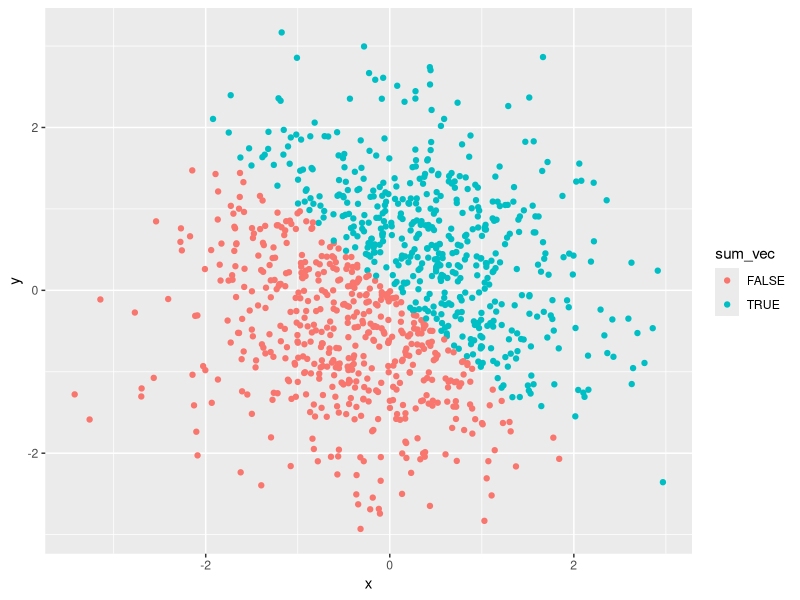
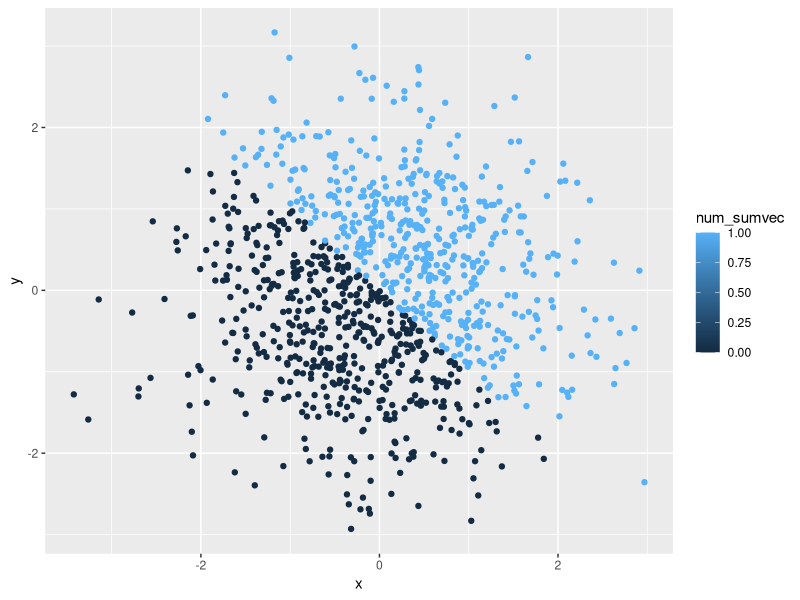
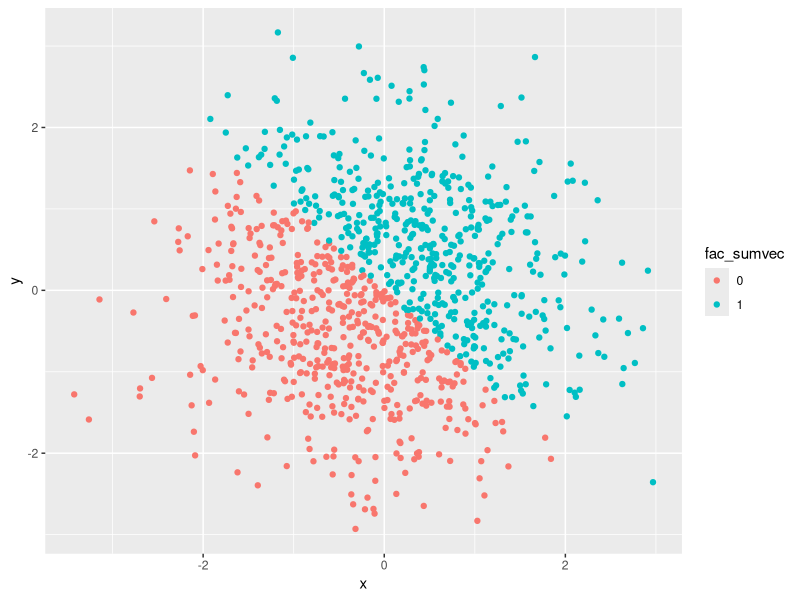

Reproduce these figures in R, in order.
## ---- chunk 1
library(tidyverse)
## ---- chunk 2
set.seed(168)
q1_df = tibble(
  random_samp = runif(10, min = 0, max = 5),
  logical_vec = random_samp > 2,
  character_vec = c("dog", "cat", "rabbit", "frog", "mouse", "rat", "fly", "hippo", "horse", "bird"),
  factor_vec = factor(c("low", "medium", "high", "medium", "low", "medium", "high", "low", "low", "high")),
  
mean(random_samp),
mean(logical_vec),
mean(character_vec),
mean(factor_vec),

## The mean can not be computed for the logical, character, and factor variables because the values are not numeric. The mean was calculated for the random sample of uniform distribution.

as.numeric(logical_vec),
as.numeric(character_vec),
as.numeric(factor_vec),

## The as.numeric function converts character values to numeric values. In the logical vector, 0 is FALSE and 1 is TRUE. In the factor vector, 2 is Low, 3 is Medium, and 1 is High. Numeric values cannot be assigned to a character variable.

new_factorvec = as.factor(character_vec),
as.numeric(new_factorvec),
## Since each character variable is unique it created 10 levels when converting to the factor (categorical) variables. Assigned random numbers to the 10 level factor (categorical) variable.

new_charvec = as.character(factor_vec),
as.numeric(new_charvec)

# Converted the factor (categorical) variables to just character variables, as in, did not distinguish the levels. But could not convert from character to nueric because those numeric values cannot be assigned to character variables.

)
## ---- chunk 3
set.seed(168)
q2_df = tibble(
  x = rnorm(1000),
  y = rnorm(1000),
  sum_vec = x + y > 0,
  num_sumvec = as.numeric(sum_vec),
  fac_sumvec = as.factor(num_sumvec)

## The size of the dataset is `r length(fac_sumvec)`. The mean of x is `r mean(x)` and the median of x is `r median(x)`. The proportion of cases for which the logic vector is "TRUE" is `r mean(sum_vec)`
)

ggplot(q2_df, aes(x = x, y = y, color = sum_vec)) + geom_point()
ggplot(q2_df, aes(x = x, y = y, color = num_sumvec)) + geom_point()
ggplot(q2_df, aes(x = x, y = y, color = fac_sumvec)) + geom_point()

## The color scale of the logical vector and the factor vector are the same, red for FALSE or 0 and blue for TRUE or 1. The color scale of the numeric vector is a gradient that represents the different numeric values with different shades of blue.

